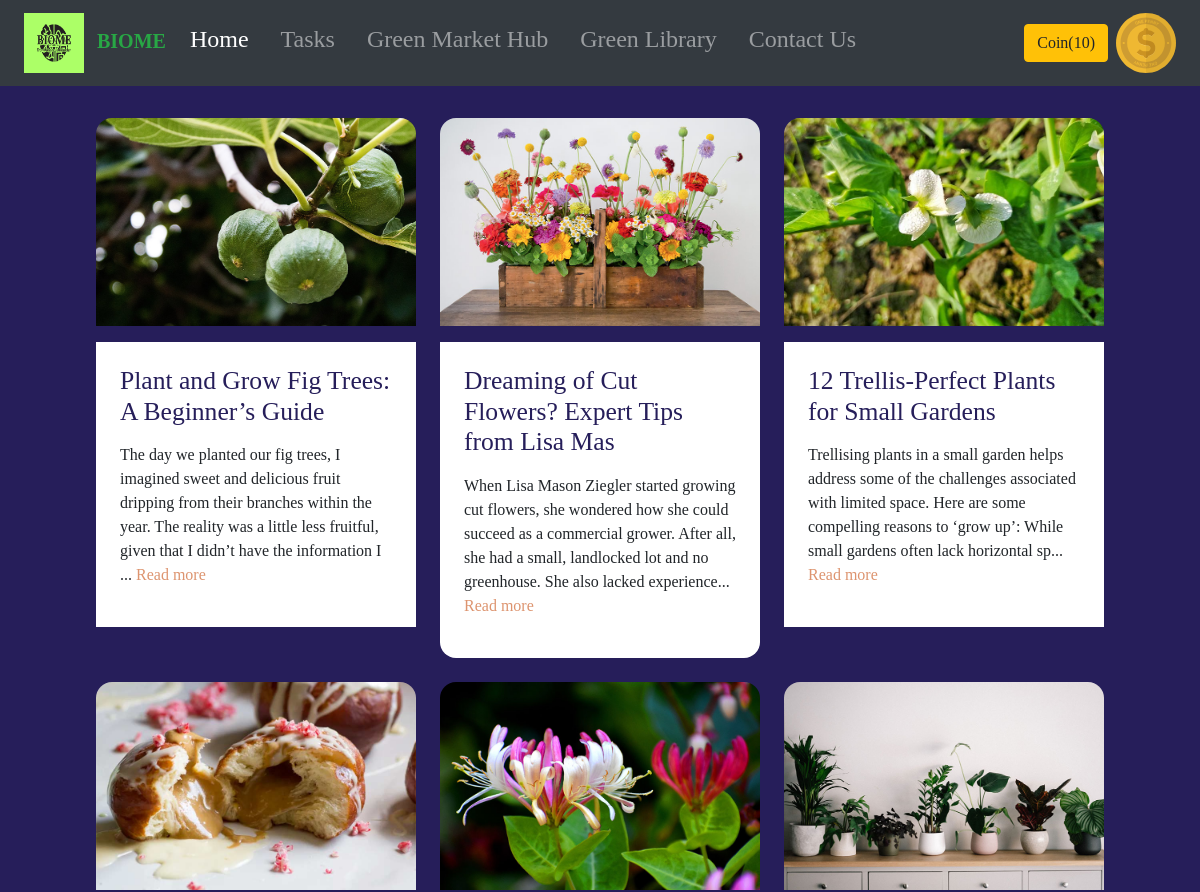
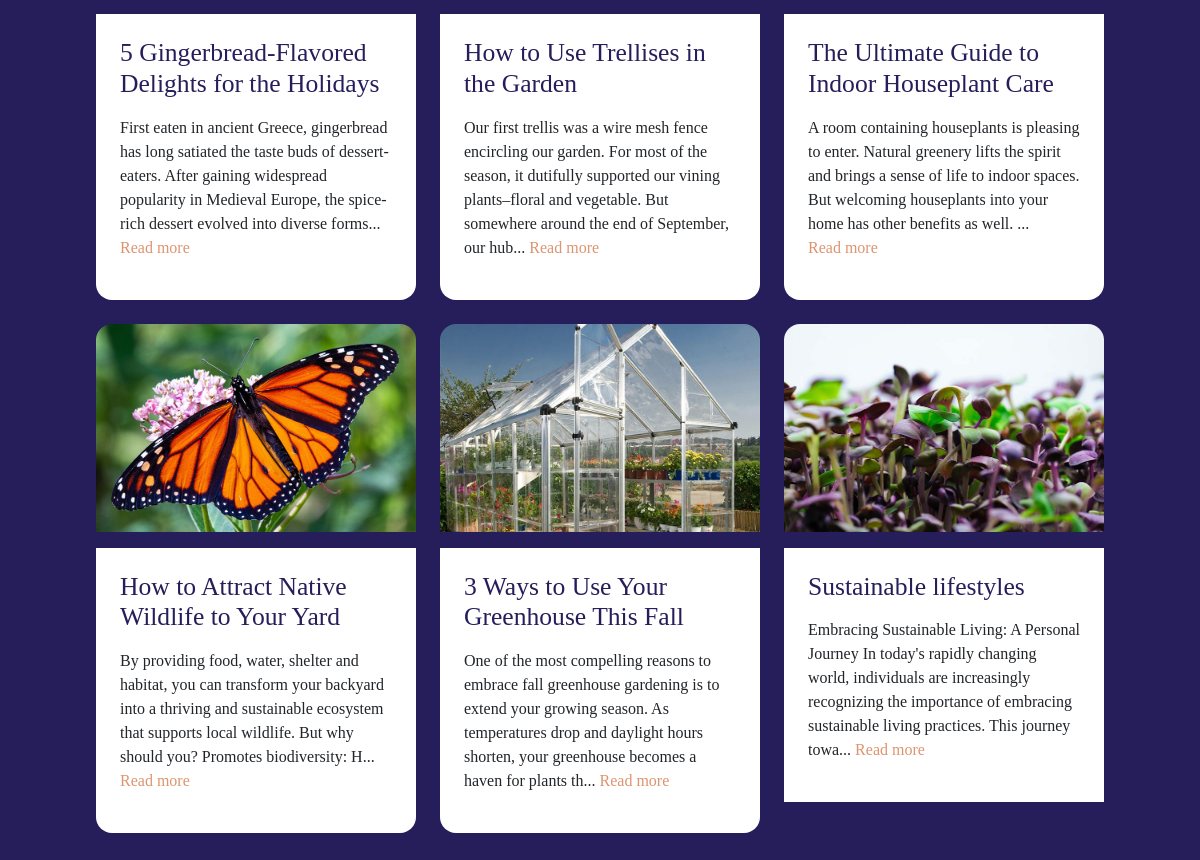
Screenshot of /blog/ with the database file from the repository (2 pictures, top to bottom).
### blog/models.py (models this page shows, shortened)
class Blogpost(models.Model):
    post_id = models.AutoField(primary_key=True)
    title = models.CharField(max_length=50)
    head0 = models.CharField(max_length=500, default="")
    chead0 = models.CharField(max_length=5000, default="")
    head1 = models.CharField(max_length=500, default="")
    chead1 = models.CharField(max_length=5000, default="")
    head2 = models.CharField(max_length=500, default="")
    chead2 = models.CharField(max_length=5000, default="")
    pub_date = models.DateField()
    thumbnail = models.ImageField(upload_to='shop/images', default="")

### blog/views.py (the view)
# urls.py: path('', views.index),
def index(request):
    myposts = Blogpost.objects.all()
    return render(request, 'indexb.html',{'myposts': myposts})

### blog/templates/indexb.html (shortened to what this page needs)
{% extends 'baseb.html' %}
{% block body %}
<div class="background">
    <div class="centering">
        <div class="articles">
            {% for item in myposts %}
            <article>
                <figure>
                    <img
                        src="/media/{{item.thumbnail}}"
                        alt="Preview"
                    >
                </figure>
                <div class="article-preview">
                    <h2>{{item.title}}</h2>
                    <p>
                        {{item.chead0|slice:"0:200"}}...
                        <a href="blogpost/{{item.post_id}}" class="read-more" title="Read More">
                            Read more
                        </a>
                    </p>
                </div>
            </article>
            {% endfor %}
        </div>
    </div>
</div>
{% endblock %}

### rows the page displays
Blogpost: thumbnail (picture), title "Plant and Grow Fig Trees: A Beginner’s Guide", chead0 "The day we planted our fig trees, I imagined sweet and delicious fruit dripping from their branches within the year. The reality was a little less fruitful, given that I didn’t have the information I"
Blogpost: thumbnail (picture), title "Dreaming of Cut Flowers? Expert Tips from Lisa Mas", chead0 "When Lisa Mason Ziegler started growing cut flowers, she wondered how she could succeed as a commercial grower. After all, she had a small, landlocked lot and no greenhouse. She also lacked experience"
Blogpost: thumbnail (picture), title "12 Trellis-Perfect Plants for Small Gardens", chead0 "Trellising plants in a small garden helps address some of the challenges associated with limited space. Here are some compelling reasons to ‘grow up’: While small gardens often lack horizontal sp"
Blogpost: thumbnail (picture), title "5 Gingerbread-Flavored Delights for the Holidays", chead0 "First eaten in ancient Greece, gingerbread has long satiated the taste buds of dessert-eaters. After gaining widespread popularity in Medieval Europe, the spice-rich dessert evolved into diverse forms"
Blogpost: thumbnail (picture), title "How to Use Trellises in the Garden", chead0 "Our first trellis was a wire mesh fence encircling our garden. For most of the season, it dutifully supported our vining plants–floral and vegetable. But somewhere around the end of September, our hub"
Blogpost: thumbnail (picture), title "The Ultimate Guide to Indoor Houseplant Care", chead0 "A room containing houseplants is pleasing to enter. Natural greenery lifts the spirit and brings a sense of life to indoor spaces. But welcoming houseplants into your home has other benefits as well."
Blogpost: thumbnail (picture), title "How to Attract Native Wildlife to Your Yard", chead0 "By providing food, water, shelter and habitat, you can transform your backyard into a thriving and sustainable ecosystem that supports local wildlife. But why should you? Promotes biodiversity: H"
Blogpost: thumbnail (picture), title "3 Ways to Use Your Greenhouse This Fall", chead0 "One of the most compelling reasons to embrace fall greenhouse gardening is to extend your growing season. As temperatures drop and daylight hours shorten, your greenhouse becomes a haven for plants th"
Blogpost: thumbnail (picture), title "Sustainable lifestyles", chead0 "Embracing Sustainable Living: A Personal Journey In today's rapidly changing world, individuals are increasingly recognizing the importance of embracing sustainable living practices. This journey towa"
